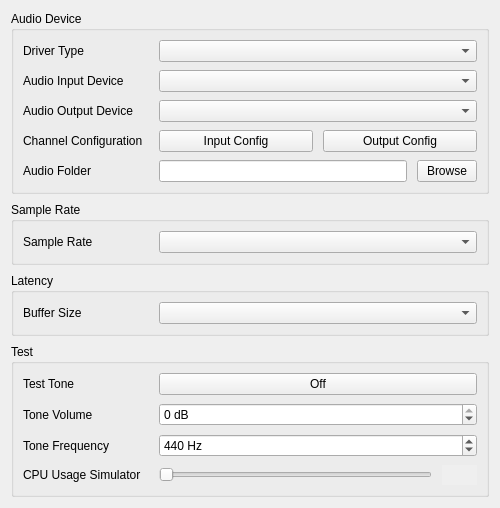
<?xml version="1.0" encoding="UTF-8"?>
<ui version="4.0">
 <class>AudioPreferencesWidget</class>
 <widget class="QWidget" name="AudioPreferencesWidget">
  <property name="geometry">
   <rect>
    <x>0</x>
    <y>0</y>
    <width>500</width>
    <height>504</height>
   </rect>
  </property>
  <property name="minimumSize">
   <size>
    <width>500</width>
    <height>0</height>
   </size>
  </property>
  <property name="windowTitle">
   <string>Audio Preferences</string>
  </property>
  <layout class="QVBoxLayout" name="main_layout">
   <property name="spacing">
    <number>8</number>
   </property>
   <item>
    <widget class="QGroupBox" name="audio_device_groupbox">
     <property name="title">
      <string>Audio Device</string>
     </property>
     <layout class="QFormLayout" name="audio_device_groupbox_layout">
      <property name="verticalSpacing">
       <number>8</number>
      </property>
      <item row="0" column="0">
       <widget class="QLabel" name="driver_type_label">
        <property name="sizePolicy">
         <sizepolicy hsizetype="Fixed" vsizetype="Preferred">
          <horstretch>0</horstretch>
          <verstretch>0</verstretch>
         </sizepolicy>
        </property>
        <property name="minimumSize">
         <size>
          <width>130</width>
          <height>0</height>
         </size>
        </property>
        <property name="maximumSize">
         <size>
          <width>130</width>
          <height>16777215</height>
         </size>
        </property>
        <property name="text">
         <string>Driver Type</string>
        </property>
       </widget>
      </item>
      <item row="0" column="1">
       <widget class="QComboBox" name="driver_type_combobox"/>
      </item>
      <item row="1" column="0">
       <widget class="QLabel" name="audio_input_device_label">
        <property name="sizePolicy">
         <sizepolicy hsizetype="Fixed" vsizetype="Preferred">
          <horstretch>0</horstretch>
          <verstretch>0</verstretch>
         </sizepolicy>
        </property>
        <property name="minimumSize">
         <size>
          <width>130</width>
          <height>0</height>
         </size>
        </property>
        <property name="maximumSize">
         <size>
          <width>130</width>
          <height>16777215</height>
         </size>
        </property>
        <property name="text">
         <string>Audio Input Device</string>
        </property>
       </widget>
      </item>
      <item row="1" column="1">
       <widget class="QComboBox" name="audio_input_device_combobox"/>
      </item>
      <item row="2" column="0">
       <widget class="QLabel" name="audio_output_device_label">
        <property name="sizePolicy">
         <sizepolicy hsizetype="Fixed" vsizetype="Preferred">
          <horstretch>0</horstretch>
          <verstretch>0</verstretch>
         </sizepolicy>
        </property>
        <property name="minimumSize">
         <size>
          <width>130</width>
          <height>0</height>
         </size>
        </property>
        <property name="maximumSize">
         <size>
          <width>130</width>
          <height>16777215</height>
         </size>
        </property>
        <property name="text">
         <string>Audio Output Device</string>
        </property>
       </widget>
      </item>
      <item row="2" column="1">
       <widget class="QComboBox" name="audio_output_device_combobox"/>
      </item>
      <item row="3" column="0">
       <widget class="QLabel" name="channel_configuration_label">
        <property name="sizePolicy">
         <sizepolicy hsizetype="Fixed" vsizetype="Preferred">
          <horstretch>0</horstretch>
          <verstretch>0</verstretch>
         </sizepolicy>
        </property>
        <property name="minimumSize">
         <size>
          <width>130</width>
          <height>0</height>
         </size>
        </property>
        <property name="maximumSize">
         <size>
          <width>130</width>
          <height>16777215</height>
         </size>
        </property>
        <property name="text">
         <string>Channel Configuration</string>
        </property>
       </widget>
      </item>
      <item row="3" column="1">
       <layout class="QHBoxLayout" name="channel_configuration_button_layout">
        <property name="spacing">
         <number>10</number>
        </property>
        <property name="leftMargin">
         <number>0</number>
        </property>
        <property name="rightMargin">
         <number>0</number>
        </property>
        <item>
         <widget class="QPushButton" name="input_config_button">
          <property name="text">
           <string>Input Config</string>
          </property>
         </widget>
        </item>
        <item>
         <widget class="QPushButton" name="output_config_button">
          <property name="text">
           <string>Output Config</string>
          </property>
         </widget>
        </item>
       </layout>
      </item>
      <item row="4" column="0">
       <widget class="QLabel" name="audio_folder_label">
        <property name="sizePolicy">
         <sizepolicy hsizetype="Fixed" vsizetype="Preferred">
          <horstretch>0</horstretch>
          <verstretch>0</verstretch>
         </sizepolicy>
        </property>
        <property name="minimumSize">
         <size>
          <width>130</width>
          <height>0</height>
         </size>
        </property>
        <property name="maximumSize">
         <size>
          <width>130</width>
          <height>16777215</height>
         </size>
        </property>
        <property name="text">
         <string>Audio Folder</string>
        </property>
       </widget>
      </item>
      <item row="4" column="1">
       <layout class="QHBoxLayout" name="audio_folder_layout">
        <property name="spacing">
         <number>10</number>
        </property>
        <item>
         <widget class="QLineEdit" name="audio_folder_editbox"/>
        </item>
        <item>
         <widget class="QPushButton" name="audio_folder_browse_button">
          <property name="sizePolicy">
           <sizepolicy hsizetype="Fixed" vsizetype="Fixed">
            <horstretch>0</horstretch>
            <verstretch>0</verstretch>
           </sizepolicy>
          </property>
          <property name="maximumSize">
           <size>
            <width>60</width>
            <height>16777215</height>
           </size>
          </property>
          <property name="text">
           <string>Browse</string>
          </property>
         </widget>
        </item>
       </layout>
      </item>
     </layout>
    </widget>
   </item>
   <item>
    <widget class="QGroupBox" name="sample_rate_groupbox">
     <property name="title">
      <string>Sample Rate</string>
     </property>
     <layout class="QFormLayout" name="sample_rate_groupbox_layout">
      <property name="verticalSpacing">
       <number>8</number>
      </property>
      <item row="0" column="0">
       <widget class="QLabel" name="sample_rate_label">
        <property name="sizePolicy">
         <sizepolicy hsizetype="Fixed" vsizetype="Preferred">
          <horstretch>0</horstretch>
          <verstretch>0</verstretch>
         </sizepolicy>
        </property>
        <property name="minimumSize">
         <size>
          <width>130</width>
          <height>0</height>
         </size>
        </property>
        <property name="maximumSize">
         <size>
          <width>200</width>
          <height>16777215</height>
         </size>
        </property>
        <property name="text">
         <string>Sample Rate</string>
        </property>
       </widget>
      </item>
      <item row="0" column="1">
       <widget class="QComboBox" name="sample_rate_combobox">
        <property name="currentIndex">
         <number>-1</number>
        </property>
       </widget>
      </item>
     </layout>
    </widget>
   </item>
   <item>
    <widget class="QGroupBox" name="latency_group_box">
     <property name="title">
      <string>Latency</string>
     </property>
     <layout class="QFormLayout" name="latency_groupbox_layout">
      <property name="verticalSpacing">
       <number>8</number>
      </property>
      <item row="0" column="0">
       <widget class="QLabel" name="buffer_size_label">
        <property name="sizePolicy">
         <sizepolicy hsizetype="Fixed" vsizetype="Preferred">
          <horstretch>0</horstretch>
          <verstretch>0</verstretch>
         </sizepolicy>
        </property>
        <property name="minimumSize">
         <size>
          <width>130</width>
          <height>0</height>
         </size>
        </property>
        <property name="maximumSize">
         <size>
          <width>130</width>
          <height>16777215</height>
         </size>
        </property>
        <property name="text">
         <string>Buffer Size</string>
        </property>
       </widget>
      </item>
      <item row="0" column="1">
       <widget class="QComboBox" name="buffer_size_combobox"/>
      </item>
     </layout>
    </widget>
   </item>
   <item>
    <widget class="QGroupBox" name="test_groupbox">
     <property name="title">
      <string>Test</string>
     </property>
     <layout class="QFormLayout" name="test_groupbox_layout">
      <property name="verticalSpacing">
       <number>8</number>
      </property>
      <item row="0" column="0">
       <widget class="QLabel" name="test_tone_label">
        <property name="sizePolicy">
         <sizepolicy hsizetype="Fixed" vsizetype="Preferred">
          <horstretch>0</horstretch>
          <verstretch>0</verstretch>
         </sizepolicy>
        </property>
        <property name="minimumSize">
         <size>
          <width>130</width>
          <height>0</height>
         </size>
        </property>
        <property name="maximumSize">
         <size>
          <width>130</width>
          <height>16777215</height>
         </size>
        </property>
        <property name="text">
         <string>Test Tone</string>
        </property>
       </widget>
      </item>
      <item row="0" column="1">
       <widget class="QPushButton" name="test_tone_button">
        <property name="text">
         <string>Off</string>
        </property>
        <property name="checkable">
         <bool>true</bool>
        </property>
       </widget>
      </item>
      <item row="1" column="0">
       <widget class="QLabel" name="tone_volume_label">
        <property name="sizePolicy">
         <sizepolicy hsizetype="Fixed" vsizetype="Preferred">
          <horstretch>0</horstretch>
          <verstretch>0</verstretch>
         </sizepolicy>
        </property>
        <property name="minimumSize">
         <size>
          <width>130</width>
          <height>0</height>
         </size>
        </property>
        <property name="maximumSize">
         <size>
          <width>130</width>
          <height>16777215</height>
         </size>
        </property>
        <property name="text">
         <string>Tone Volume</string>
        </property>
       </widget>
      </item>
      <item row="1" column="1">
       <widget class="QSpinBox" name="tone_volume_spinbox">
        <property name="suffix">
         <string> dB</string>
        </property>
        <property name="minimum">
         <number>-80</number>
        </property>
        <property name="maximum">
         <number>0</number>
        </property>
       </widget>
      </item>
      <item row="2" column="0">
       <widget class="QLabel" name="tone_frequency_label">
        <property name="sizePolicy">
         <sizepolicy hsizetype="Fixed" vsizetype="Preferred">
          <horstretch>0</horstretch>
          <verstretch>0</verstretch>
         </sizepolicy>
        </property>
        <property name="minimumSize">
         <size>
          <width>130</width>
          <height>0</height>
         </size>
        </property>
        <property name="maximumSize">
         <size>
          <width>130</width>
          <height>16777215</height>
         </size>
        </property>
        <property name="text">
         <string>Tone Frequency</string>
        </property>
       </widget>
      </item>
      <item row="2" column="1">
       <widget class="QSpinBox" name="tone_frequency_spinbox">
        <property name="suffix">
         <string> Hz</string>
        </property>
        <property name="minimum">
         <number>1</number>
        </property>
        <property name="maximum">
         <number>48000</number>
        </property>
        <property name="singleStep">
         <number>100</number>
        </property>
        <property name="stepType">
         <enum>QAbstractSpinBox::DefaultStepType</enum>
        </property>
        <property name="value">
         <number>440</number>
        </property>
       </widget>
      </item>
      <item row="3" column="0">
       <widget class="QLabel" name="cpu_usage_simulator_label">
        <property name="sizePolicy">
         <sizepolicy hsizetype="Fixed" vsizetype="Preferred">
          <horstretch>0</horstretch>
          <verstretch>0</verstretch>
         </sizepolicy>
        </property>
        <property name="minimumSize">
         <size>
          <width>130</width>
          <height>0</height>
         </size>
        </property>
        <property name="maximumSize">
         <size>
          <width>130</width>
          <height>16777215</height>
         </size>
        </property>
        <property name="text">
         <string>CPU Usage Simulator</string>
        </property>
       </widget>
      </item>
      <item row="3" column="1">
       <layout class="QHBoxLayout" name="simulated_cpu_usage_slider_layout">
        <property name="spacing">
         <number>10</number>
        </property>
        <item>
         <widget class="QSlider" name="simulated_cpu_usage_slider">
          <property name="maximum">
           <number>100</number>
          </property>
          <property name="sliderPosition">
           <number>0</number>
          </property>
          <property name="orientation">
           <enum>Qt::Horizontal</enum>
          </property>
         </widget>
        </item>
        <item>
         <widget class="QLineEdit" name="simulated_cpu_usage_editbox">
          <property name="enabled">
           <bool>false</bool>
          </property>
          <property name="sizePolicy">
           <sizepolicy hsizetype="Fixed" vsizetype="Fixed">
            <horstretch>0</horstretch>
            <verstretch>0</verstretch>
           </sizepolicy>
          </property>
          <property name="maximumSize">
           <size>
            <width>35</width>
            <height>16777215</height>
           </size>
          </property>
          <property name="frame">
           <bool>false</bool>
          </property>
         </widget>
        </item>
       </layout>
      </item>
     </layout>
    </widget>
   </item>
   <item>
    <spacer name="vertical_spacer">
     <property name="orientation">
      <enum>Qt::Vertical</enum>
     </property>
     <property name="sizeHint" stdset="0">
      <size>
       <width>20</width>
       <height>40</height>
      </size>
     </property>
    </spacer>
   </item>
  </layout>
 </widget>
 <resources/>
 <connections>
  <connection>
   <sender>driver_type_combobox</sender>
   <signal>currentTextChanged(QString)</signal>
   <receiver>AudioPreferencesWidget</receiver>
   <slot>driver_type_changed(QString)</slot>
   <hints>
    <hint type="sourcelabel">
     <x>240</x>
     <y>45</y>
    </hint>
    <hint type="destinationlabel">
     <x>172</x>
     <y>278</y>
    </hint>
   </hints>
  </connection>
  <connection>
   <sender>audio_input_device_combobox</sender>
   <signal>currentTextChanged(QString)</signal>
   <receiver>AudioPreferencesWidget</receiver>
   <slot>audio_input_device_changed(QString)</slot>
   <hints>
    <hint type="sourcelabel">
     <x>280</x>
     <y>75</y>
    </hint>
    <hint type="destinationlabel">
     <x>212</x>
     <y>278</y>
    </hint>
   </hints>
  </connection>
  <connection>
   <sender>audio_output_device_combobox</sender>
   <signal>currentTextChanged(QString)</signal>
   <receiver>AudioPreferencesWidget</receiver>
   <slot>audio_output_device_changed(QString)</slot>
   <hints>
    <hint type="sourcelabel">
     <x>280</x>
     <y>105</y>
    </hint>
    <hint type="destinationlabel">
     <x>212</x>
     <y>278</y>
    </hint>
   </hints>
  </connection>
  <connection>
   <sender>sample_rate_combobox</sender>
   <signal>currentTextChanged(QString)</signal>
   <receiver>AudioPreferencesWidget</receiver>
   <slot>sample_rate_changed(QString)</slot>
   <hints>
    <hint type="sourcelabel">
     <x>280</x>
     <y>205</y>
    </hint>
    <hint type="destinationlabel">
     <x>212</x>
     <y>278</y>
    </hint>
   </hints>
  </connection>
  <connection>
   <sender>test_tone_button</sender>
   <signal>toggled(bool)</signal>
   <receiver>AudioPreferencesWidget</receiver>
   <slot>test_tone_button_toggled(bool)</slot>
   <hints>
    <hint type="sourcelabel">
     <x>280</x>
     <y>458</y>
    </hint>
    <hint type="destinationlabel">
     <x>212</x>
     <y>278</y>
    </hint>
   </hints>
  </connection>
  <connection>
   <sender>tone_volume_spinbox</sender>
   <signal>valueChanged(int)</signal>
   <receiver>AudioPreferencesWidget</receiver>
   <slot>test_tone_volume_changed(int)</slot>
   <hints>
    <hint type="sourcelabel">
     <x>280</x>
     <y>489</y>
    </hint>
    <hint type="destinationlabel">
     <x>212</x>
     <y>278</y>
    </hint>
   </hints>
  </connection>
  <connection>
   <sender>tone_frequency_spinbox</sender>
   <signal>valueChanged(int)</signal>
   <receiver>AudioPreferencesWidget</receiver>
   <slot>test_tone_frequency_changed(int)</slot>
   <hints>
    <hint type="sourcelabel">
     <x>280</x>
     <y>519</y>
    </hint>
    <hint type="destinationlabel">
     <x>212</x>
     <y>278</y>
    </hint>
   </hints>
  </connection>
  <connection>
   <sender>simulated_cpu_usage_slider</sender>
   <signal>valueChanged(int)</signal>
   <receiver>AudioPreferencesWidget</receiver>
   <slot>simulated_cpu_usage_changed(int)</slot>
   <hints>
    <hint type="sourcelabel">
     <x>215</x>
     <y>550</y>
    </hint>
    <hint type="destinationlabel">
     <x>172</x>
     <y>294</y>
    </hint>
   </hints>
  </connection>
  <connection>
   <sender>audio_folder_browse_button</sender>
   <signal>pressed()</signal>
   <receiver>AudioPreferencesWidget</receiver>
   <slot>audio_folder_browse_button_pressed()</slot>
   <hints>
    <hint type="sourcelabel">
     <x>371</x>
     <y>171</y>
    </hint>
    <hint type="destinationlabel">
     <x>210</x>
     <y>311</y>
    </hint>
   </hints>
  </connection>
  <connection>
   <sender>audio_folder_editbox</sender>
   <signal>editingFinished()</signal>
   <receiver>AudioPreferencesWidget</receiver>
   <slot>audio_folder_editing_finished()</slot>
   <hints>
    <hint type="sourcelabel">
     <x>243</x>
     <y>171</y>
    </hint>
    <hint type="destinationlabel">
     <x>210</x>
     <y>311</y>
    </hint>
   </hints>
  </connection>
  <connection>
   <sender>input_config_button</sender>
   <signal>pressed()</signal>
   <receiver>AudioPreferencesWidget</receiver>
   <slot>input_config_button_pressed()</slot>
   <hints>
    <hint type="sourcelabel">
     <x>234</x>
     <y>137</y>
    </hint>
    <hint type="destinationlabel">
     <x>249</x>
     <y>311</y>
    </hint>
   </hints>
  </connection>
  <connection>
   <sender>output_config_button</sender>
   <signal>pressed()</signal>
   <receiver>AudioPreferencesWidget</receiver>
   <slot>output_config_button_pressed()</slot>
   <hints>
    <hint type="sourcelabel">
     <x>401</x>
     <y>137</y>
    </hint>
    <hint type="destinationlabel">
     <x>249</x>
     <y>311</y>
    </hint>
   </hints>
  </connection>
  <connection>
   <sender>buffer_size_combobox</sender>
   <signal>currentIndexChanged(int)</signal>
   <receiver>AudioPreferencesWidget</receiver>
   <slot>buffer_size_changed(int)</slot>
   <hints>
    <hint type="sourcelabel">
     <x>317</x>
     <y>305</y>
    </hint>
    <hint type="destinationlabel">
     <x>249</x>
     <y>311</y>
    </hint>
   </hints>
  </connection>
 </connections>
 <slots>
  <slot>driver_type_changed(QString)</slot>
  <slot>audio_input_device_changed(QString)</slot>
  <slot>audio_output_device_changed(QString)</slot>
  <slot>sample_rate_changed(QString)</slot>
  <slot>test_tone_button_toggled(bool)</slot>
  <slot>test_tone_volume_changed(int)</slot>
  <slot>test_tone_frequency_changed(int)</slot>
  <slot>buffer_size_changed(int)</slot>
  <slot>simulated_cpu_usage_changed(int)</slot>
  <slot>audio_folder_browse_button_pressed()</slot>
  <slot>audio_folder_editing_finished()</slot>
  <slot>input_config_button_pressed()</slot>
  <slot>output_config_button_pressed()</slot>
 </slots>
</ui>
